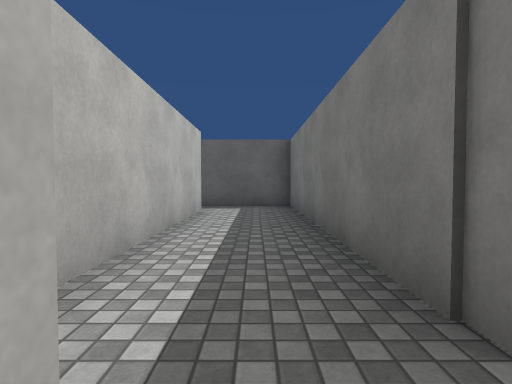
view 1 (above)

20 first-person views from a walk through a 3-D level made in the Unity game engine. The camera is 1.2 m above the floor, tilts 2° down and sees 80° across. The floor is counted in squares, 2 m on a side. Each view is taken from the middle of a square. On the plan, view 1 faces up. The plan holds only what a view shows up to about 9 squares ahead; the rest is blank. The place goes on beyond the plan. Surface patterns are stand-ins for the level's own textures.

view 2
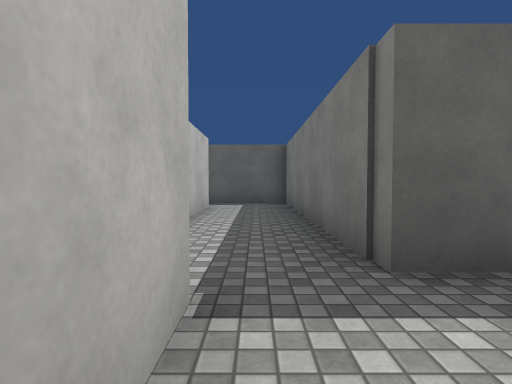

view 3
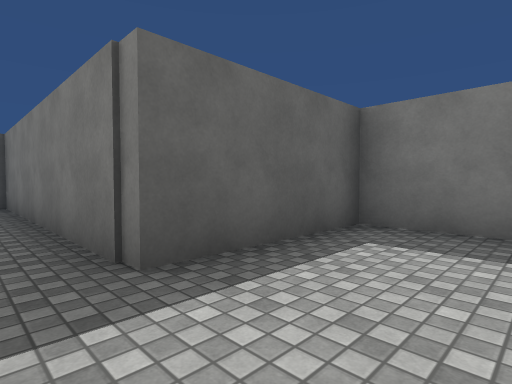

view 4
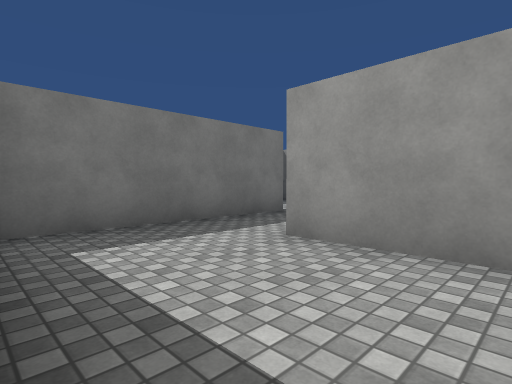

view 5
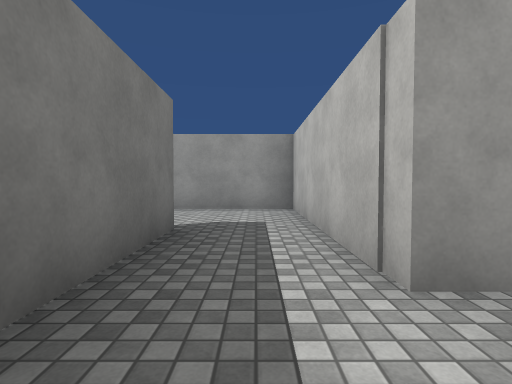

view 6
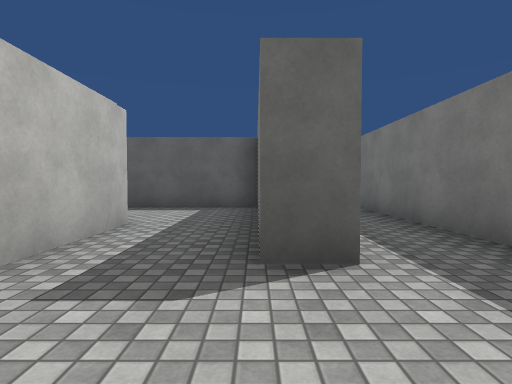

view 7
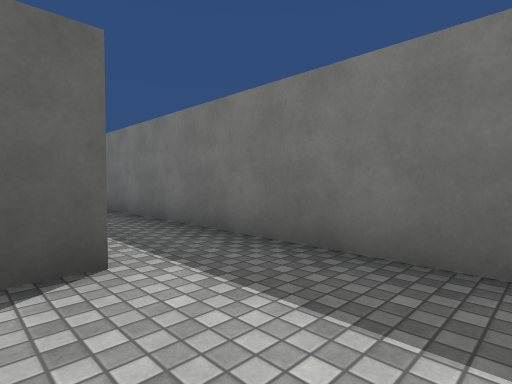

view 8
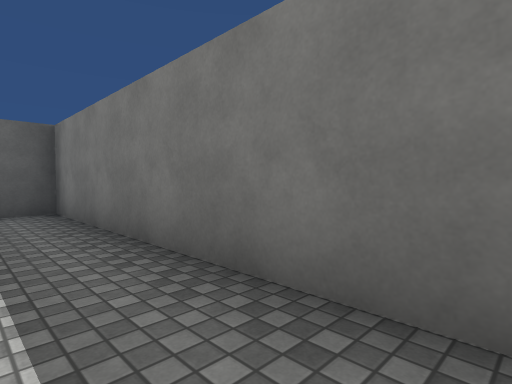

view 9
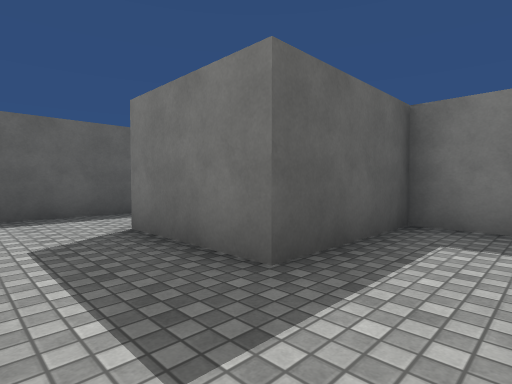

view 10
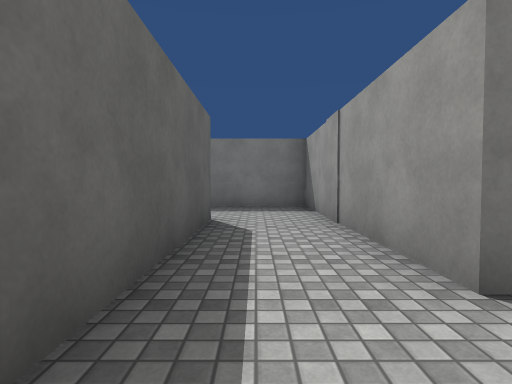

view 11
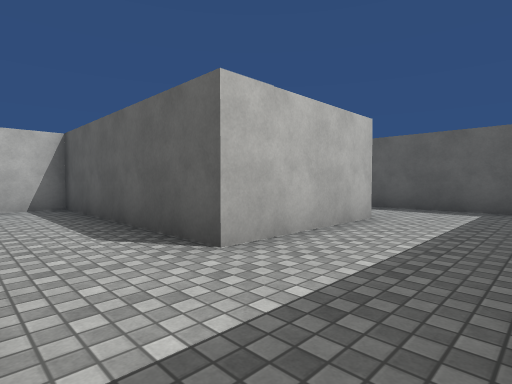

view 12
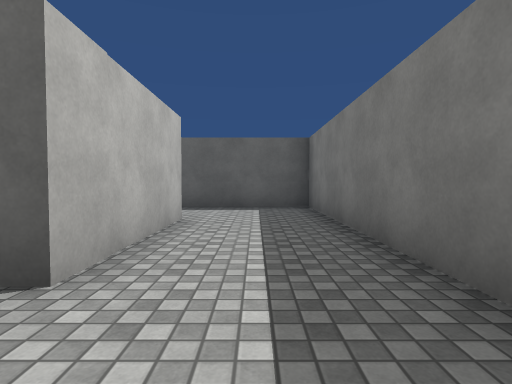

view 13
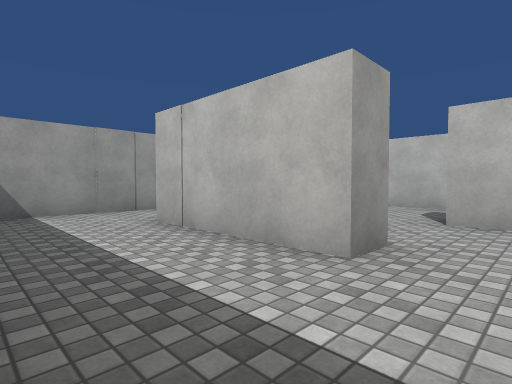

view 14
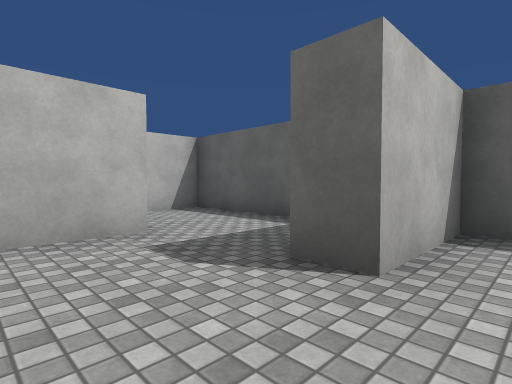

view 15
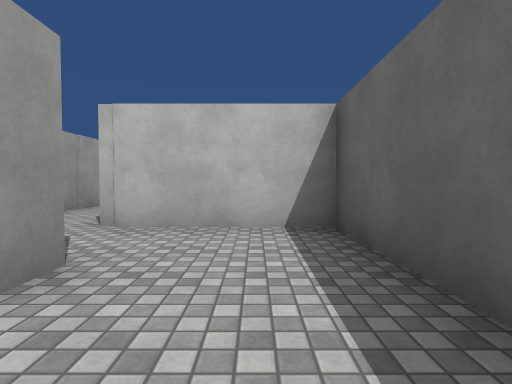

view 16
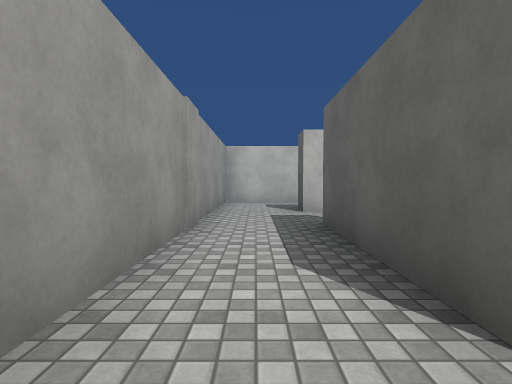

view 17
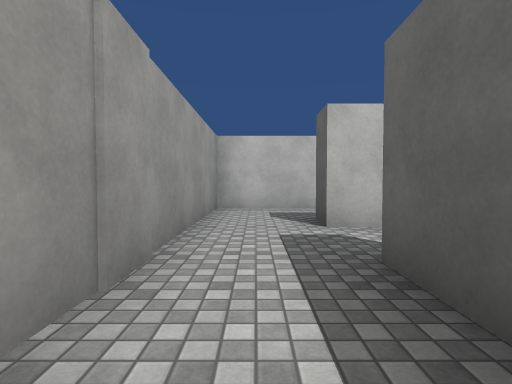

view 18
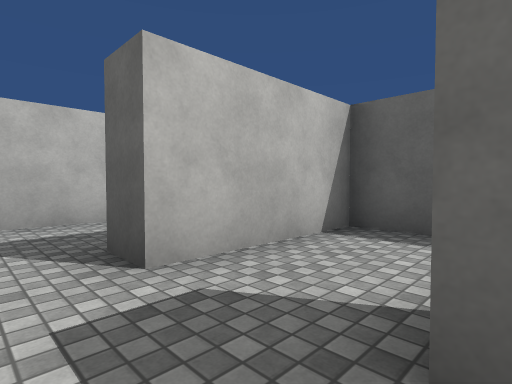

view 19
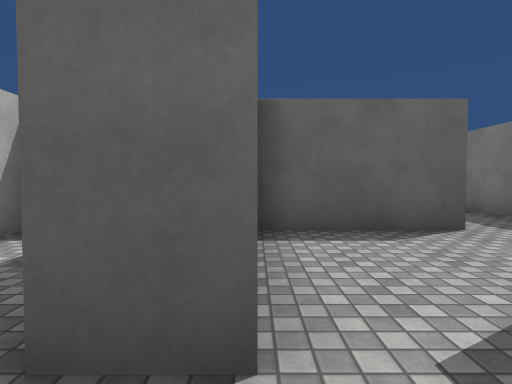

view 20
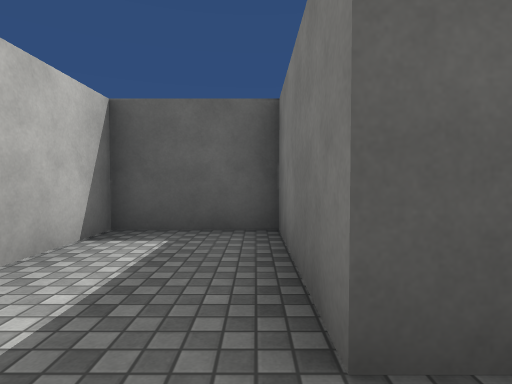

### Floor plan
Points are (right, up) in squares from view 1. A wall is a line through its corners. A room is listed if a view was taken in it or the views show most of it. See-through windows are left out.
Room 1 (views 1, 2, 3, 4)
walls: (-0.3, 0.5) (-0.3, -0.6); (2.6, 1) (0.9, 1) (0.9, 7.4) (-1.4, 7.4); (-1, 6.4) (-1, 1.6); (0.1, -1.6) (2.2, -1.6)
ways out: opening at (1.5, -0.5) to room 2
Room 2 (view 5)
walls: (2.2, -1.6) (2.2, -3.6); (4, -3.8) (4, 1) (2.6, 1)
ways out: opening at (1.5, -0.5) to room 1; opening at (3, -2.5) to room 3
Room 3 (views 6, 7, 8)
walls: (4.9, -3.8) (4, -3.8); (2.2, -3.6) (2.2, -6.6) (4.9, -6.6); (6.3, -5.9) (6.3, 3.4) (4.6, 3.4)
ways out: opening at (3, -2.5) to room 2; opening at (4, 2.5) to room 4
Room 4 (view 9)
walls: (4.6, 3.4) (3.6, 3.4) (3.6, 5.8)
ways out: opening at (4, 2.5) to room 3; opening at (2.5, 4.5) to room 5
Room 5 (views 10, 11, 12, 13)
walls: (6.8, 10.9) (6.8, 7.7) (1.6, 7.7) (1.6, 6.6); (3.6, 5.8) (9.2, 5.8) (9.2, 13) (6.4, 13)
ways out: opening at (2.5, 4.5) to room 4; opening at (6, 11.5) to room 6
Room 6 (view 14)
walls: (6, 10.9) (6.8, 10.9); (6.4, 13) (4.2, 13) (4.2, 10.9)
ways out: opening at (6, 11.5) to room 5; opening at (4, 9.5) to room 7
Room 7 (view 15)
walls: (4.2, 10.9) (3.4, 10.9); (1.6, 10.6) (1.6, 9)
ways out: opening at (4, 9.5) to room 6; opening at (1, 11.5) to room 11
Room 8 (views 16, 17, 18)
walls: (-1, 9.9) (-4.2, 9.9); (-5.4, 8.1) (-1, 8.1)
ways out: opening at (-6, 9) to room 9; opening at (-5, 10) to room 10; opening at (0, 10) to room 11
Room 9 (views 19, 20)
walls: (-6, 9.9) (-6.7, 9.9) (-6.7, 12.8) (-8.8, 12.8) (-8.8, 8.1) (-5.4, 8.1)
ways out: opening at (-6, 9) to room 8
Room 10 (no view inside)
walls: (-3.4, 12.8) (-6, 12.8) (-6, 9.9)
ways out: opening at (-5, 10) to room 8; opening at (-4, 11.5)
Room 11 (no view inside)
walls: (0.8, 10.6) (1.6, 10.6); (1.9, 13) (-1, 13) (-1, 9.9)
ways out: opening at (1, 11.5) to room 7; opening at (0, 10) to room 8

Where each view was taken, in squares from view 1:
view 1: 0 up, 0 right, facing up
view 2: 1 down, 0 right, facing up
view 3: 1 down, 0 right, facing up-right
view 4: 1 up, 0 right, facing down-right
view 5: 0 up, 3 right, facing down
view 6: 6 down, 4 right, facing up
view 7: 6 down, 4 right, facing up-right
view 8: 3 down, 5 right, facing up-right
view 9: 2 up, 2 right, facing up-right
view 10: 7 up, 2 right, facing right
view 11: 6 up, 9 right, facing up-left
view 12: 6 up, 8 right, facing up
view 13: 12 up, 9 right, facing down-left
view 14: 9 up, 5 right, facing up-left
view 15: 12 up, 3 right, facing left
view 16: 9 up, 0 right, facing left
view 17: 9 up, 2 left, facing left
view 18: 9 up, 4 left, facing up-left
view 19: 9 up, 6 left, facing up
view 20: 9 up, 7 left, facing up
